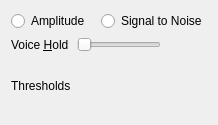
        <widget class="QWidget" name="qwVAD">
         <layout class="QGridLayout">
          <item row="1" column="2">
           <widget class="QLabel" name="qlTransmitHold">
            <property name="minimumSize">
             <size>
              <width>40</width>
              <height>0</height>
             </size>
            </property>
            <property name="text">
             <string/>
            </property>
           </widget>
          </item>
          <item row="2" column="0">
           <widget class="QLabel" name="qliTransmit">
            <property name="text">
             <string>Thresholds</string>
            </property>
            <property name="buddy">
             <cstring>qsTransmit</cstring>
            </property>
           </widget>
          </item>
          <item row="1" column="1">
           <widget class="SemanticSlider" name="qsTransmitHold">
            <property name="toolTip">
             <string>How long to keep transmitting after silence</string>
            </property>
            <property name="whatsThis">
             <string>&lt;b&gt;This selects how long after a perceived stop in speech transmission should continue.&lt;/b&gt;&lt;br /&gt;Set this higher if your voice breaks up when you speak (seen by a rapidly blinking voice icon next to your name).</string>
            </property>
            <property name="accessibleName">
             <string>Voice hold time</string>
            </property>
            <property name="minimum">
             <number>20</number>
            </property>
            <property name="maximum">
             <number>250</number>
            </property>
            <property name="orientation">
             <enum>Qt::Horizontal</enum>
            </property>
           </widget>
          </item>
          <item row="1" column="0">
           <widget class="QLabel" name="qliTransmitHold">
            <property name="text">
             <string>Voice &amp;Hold</string>
            </property>
            <property name="buddy">
             <cstring>qsTransmitHold</cstring>
            </property>
           </widget>
          </item>
          <item row="0" column="0" colspan="3">
           <layout class="QHBoxLayout">
            <item>
             <widget class="QRadioButton" name="qrbAmplitude">
              <property name="toolTip">
               <string>Use Amplitude based speech detection</string>
              </property>
              <property name="whatsThis">
               <string>&lt;b&gt;This sets speech detection to use Amplitude.&lt;/b&gt;&lt;br /&gt;In this mode, the raw strength of the input signal is used to detect speech.</string>
              </property>
              <property name="text">
               <string>Amplitude</string>
              </property>
             </widget>
            </item>
            <item>
             <widget class="QRadioButton" name="qrbSNR">
              <property name="toolTip">
               <string>Use SNR based speech detection</string>
              </property>
              <property name="whatsThis">
               <string>&lt;b&gt;This sets speech detection to use Signal to Noise ratio.&lt;/b&gt;&lt;br /&gt;In this mode, the input is analyzed for something resembling a clear signal, and the clarity of that signal is used to trigger speech detection.</string>
              </property>
              <property name="text">
               <string>Signal to Noise</string>
              </property>
             </widget>
            </item>
           </layout>
          </item>
          <item row="2" column="1">
           <widget class="MultiSlider" name="qsTransmit" native="true">
            <property name="sizePolicy">
             <sizepolicy hsizetype="Expanding" vsizetype="Minimum">
              <horstretch>1</horstretch>
              <verstretch>0</verstretch>
             </sizepolicy>
            </property>
            <property name="minimumSize">
             <size>
              <width>0</width>
              <height>56</height>
             </size>
            </property>
            <property name="toolTip">
             <string>Silence and speech detection thresholds</string>
            </property>
            <property name="whatsThis">
             <string>&lt;b&gt;This sets the trigger values for voice detection.&lt;/b&gt;&lt;br /&gt;Two coupled handles on one bar, always ordered &lt;i&gt;Silence&lt;/i&gt; &amp;le; &lt;i&gt;Speech&lt;/i&gt;. Use this together with the Audio Statistics window to manually tune the trigger values for detecting speech. Input values below the &lt;i&gt;Silence&lt;/i&gt; handle always count as silence. Values above the &lt;i&gt;Speech&lt;/i&gt; handle always count as voice. Values in between will count as voice if you're already talking, but will not trigger a new detection. The handles cannot cross, so the ordering is always preserved.</string>
            </property>
            <property name="accessibleName">
             <string>Voice detection thresholds</string>
            </property>
            <property name="accessibleDescription">
             <string>This sets the thresholds when Mumble will definitively consider a signal silence or speech</string>
            </property>
           </widget>
          </item>
         </layout>
        </widget>
